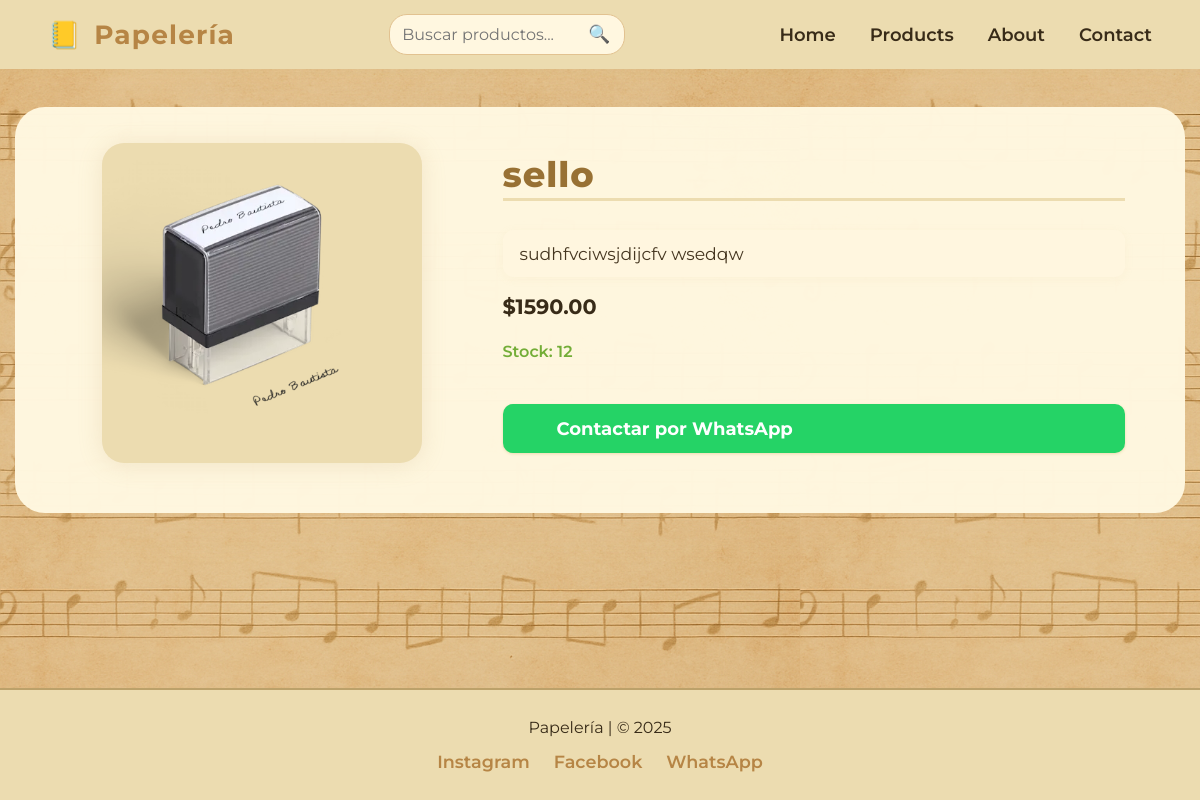
/producto/6/, run on the app's committed database.
### Tienda/models.py (models this page shows, shortened)
class Producto(models.Model):
    nombre = models.CharField(max_length=200)
    descripcion = models.TextField()
    precio = models.DecimalField(max_digits=10, decimal_places=2)
    imagen = models.ImageField(upload_to='productos/')
    stock = models.PositiveIntegerField(default=0)
    categoria = models.ForeignKey(Categoria, on_delete=models.CASCADE)
    fecha_creacion = models.DateTimeField(auto_now_add=True)
    destacado = models.BooleanField(default=False, help_text="¿Mostrar este producto en la página principal?")

### Tienda/views.py (the view)
# urls.py: path('producto/<int:pk>/', views.detalle_producto, name='detalle_producto'),
def detalle_producto(request, pk):
    producto = get_object_or_404(Producto, pk=pk)
    return render(request, 'Tienda/detalle_producto.html', {'producto': producto})

### Tienda/templates/Tienda/detalle_producto.html (shortened to what this page needs)
{% load static %}
<!DOCTYPE html>
<html lang="es">
<head>
    <link rel="stylesheet" href="{% static 'Tienda/css/detalle_producto.css' %}">
    <link rel="stylesheet" href="{% static 'Tienda/css/footer.css' %}">
</head>
<body>
<header class="main-header">
  <div class="header-container">
    <div class="logo-nombre">
      <span class="logo">📒</span>
      <span class="nombre-tienda">Papelería</span>
    </div>
    <form action="{% url 'productos' %}" method="get" class="search-form" id="searchForm">
      <input type="text" name="buscar" placeholder="Buscar productos..." value="{{ request.GET.buscar|default_if_none:'' }}">
      <button type="submit" class="search-btn">🔍</button>
    </form>
    <nav class="main-nav" id="mainNav">
        <ul>
            <li>
                <a href="{% url 'home' %}"
                class="{% if request.resolver_match.url_name == 'home' %}active{% endif %}">
                Home
                </a>
            </li>
            <li>
                <a href="{% url 'productos' %}"
                class="{% if request.resolver_match.url_name == 'productos' %}active{% endif %}">
                Products
                </a>
            </li>
            <li>
                <a href="#"
                class="{% if request.resolver_match.url_name == 'about' %}active{% endif %}">
                About
                </a>
            </li>
            <li>
                <a href="#"
                class="{% if request.resolver_match.url_name == 'contact' %}active{% endif %}">
                Contact
                </a>
            </li>
        </ul>
    </nav>
  </div>
</header>
<main>
    <div class="detalle-container">
        <div class="detalle-img">
            <img src="{{ producto.imagen.url }}" alt="{{ producto.nombre }}">
        </div>
        <div class="detalle-info">
            <h1>{{ producto.nombre }}</h1>
            <p class="detalle-desc">{{ producto.descripcion }}</p>
            {% if producto.oferta %}
              <div class="product-precio">
                <span class="oferta">${{ producto.oferta }}</span>
                <span class="precio-tachado">${{ producto.precio }}</span>
              </div>
            {% else %}
              <div class="product-precio">${{ producto.precio }}</div>
            {% endif %}
            <div class="stock-info {% if producto.stock == 0 %}sin-stock{% endif %}">
              {% if producto.stock > 0 %}
                  Stock: {{ producto.stock }}
              {% else %}
                  Sin stock
              {% endif %}
            </div>
            <a class="btn-contact"
               href="https://wa.me/56942425006?text=Hola%2C%20me%20interesa%20el%20producto%20{{ producto.nombre|urlencode }}"
               target="_blank">
               Contactar por WhatsApp
            </a>
        </div>
    </div>
</main>
<footer class="footer">
    <div class="footer-container">
        <div>Papelería | &copy; 2025</div>
        <div class="footer-links">
            <a href="#">Instagram</a>
            <a href="#">Facebook</a>
            <a href="#">WhatsApp</a>
        </div>
    </div>
</footer>
</body>
</html>

### Tienda/static/Tienda/css/detalle_producto.css (style rules this page uses)
body { background: #fdf6e3 url('../img/texture-music-bg.png') repeat; background-size: contain; font-family: 'Montserrat', 'Segoe UI', Arial, sans-serif; color: #382b18; margin: 0; min-height: 100vh; display: flex; flex-direction: column; }
main { flex: 1 0 auto; }
.main-header { position: sticky; top: 0; width: 100vw; z-index: 99; background: #ecdcb0; box-shadow: 0 2px 8px #bca16a11; }
.header-container { max-width: 1300px; margin: 0 auto; display: flex; align-items: center; justify-content: space-between; padding: 14px 4vw 14px 4vw; gap: 16px; position: relative; }
.logo-nombre { display: flex; align-items: center; gap: 12px; font-size: 1.65rem; font-weight: 700; color: #b68545; letter-spacing: 1.2px; }
.main-nav ul { list-style: none; display: flex; gap: 34px; padding: 0; margin: 0; }
.main-nav a { text-decoration: none; color: #382b18; font-weight: 600; font-size: 18px; transition: color 0.2s; position: relative; }
.search-form { display: flex; align-items: center; gap: 4px; background: #fff7e0; border-radius: 18px; padding: 3px 12px; border: 1px solid #e2c290; transition: box-shadow 0.2s; }
.search-form input[type="text"] { border: none; background: transparent; outline: none; font-size: 16px; padding: 7px 0; color: #382b18; width: 180px; font-family: inherit; }
.search-form button { background: none; border: none; font-size: 1.1rem; cursor: pointer; color: #b68545; padding: 4px 2px; }
.detalle-container { max-width: 1050px; margin: 38px auto 0 auto; display: flex; gap: 54px; align-items: flex-start; padding: 36px 5vw 44px 5vw; background: rgba(255, 247, 224, 0.98); border-radius: 30px; box-shadow: 0 8px 40px #e2c29045; position: relative; }
.detalle-img { flex: 1.2; display: flex; flex-direction: column; align-items: center; position: relative; }
.detalle-img img { background: #ecdcb0; border-radius: 22px; box-shadow: 0 2px 24px #bca16a33; width: 320px; height: 320px; object-fit: contain; margin-bottom: 6px; transition: transform 0.3s cubic-bezier(.5,2,.7,.99), box-shadow 0.22s; }
.detalle-info { flex: 2; display: flex; flex-direction: column; gap: 17px; justify-content: flex-start; padding-top: 10px; }
.detalle-info h1 { font-size: 2.2rem; font-weight: 800; color: #987134; margin: 0 0 8px 0; letter-spacing: 1px; border-bottom: 3px solid #ecdcb0; padding-bottom: 2px; }
.product-precio { font-size: 1.3rem; font-weight: bold; margin-bottom: 3px; display: flex; align-items: center; gap: 14px; }
.stock-info { margin: 3px 0 10px 0; font-size: 1rem; font-weight: 600; color: #73ad37; transition: color 0.2s; }
.detalle-desc { background: #fff7e0e3; border-radius: 11px; padding: 13px 17px; font-size: 1.08rem; color: #453620; margin: 4px 0 0 0; box-shadow: 0 2px 10px #e2c29016; }
.btn-contact { display: inline-block; background: #25D366; color: #fff; border: none; border-radius: 10px; padding: 13px 34px 13px 54px; font-size: 1.13rem; font-weight: bold; margin: 16px 0 0 0; box-shadow: 0 1px 3px #ecdcb0; position: relative; text-decoration: none; transition: background 0.22s, box-shadow 0.21s; cursor: pointer; }
.btn-contact:before { content: ""; position: absolute; left: 19px; top: 13px; width: 25px; height: 25px; background: url("https://cdn.jsdelivr.net/gh/simple-icons/simple-icons/icons/whatsapp.svg") center/cover no-repeat; filter: drop-shadow(0 1px 2px #fff7e0c0) drop-shadow(0 2px 4px #6b4d2559); }
.footer { background: #ecdcb0; padding: 28px 0; text-align: center; border-top: 2px solid #bca16a; margin-top: 60px; width: 100vw; position: relative; left: 0; bottom: 0; }

### Tienda/static/Tienda/css/footer.css (style rules this page uses)
.footer { background: #ecdcb0; padding: 28px 0; text-align: center; border-top: 2px solid #bca16a; margin-top: 60px; }
.footer-container { max-width: 1200px; margin: 0 auto; display: flex; flex-direction: column; align-items: center; gap: 8px; }
.footer-links { display: flex; gap: 24px; margin-top: 6px; }
.footer-links a { color: #b68545; text-decoration: none; font-weight: 600; font-size: 1.1rem; transition: color 0.2s; }
.footer { flex-shrink: 0; width: 100vw; position: relative; left: 0; bottom: 0; }

### data on the page
Producto: imagen (picture), nombre "sello", descripcion "sudhfvciwsjdijcfv wsedqw", precio "1590.00", stock "12"
